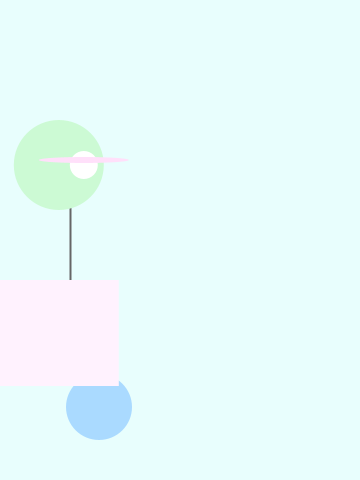
Frame 1 (no input)
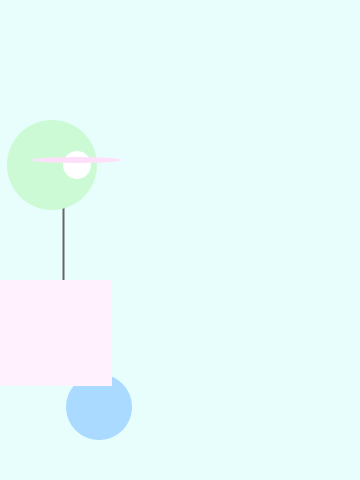
Frame 60 (the mouse pressed at the canvas centre just before this capture)
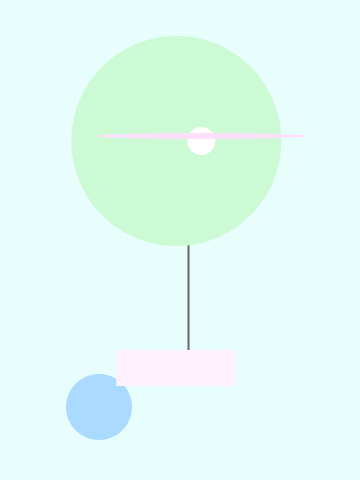
Frame 120 (the mouse held since frame 60 and released just before this capture)

The Processing sketch that drew these frames (run headless with seeded random() and noise(); from frame 60 on, the mouse is pressed at the canvas centre):

// Processing sketch: processing_13500
// ── processing_13500.pde


float x = 60; // X-coordinate
float y = 440; // Y-coordinate
int radius = 45; // Head Radius
int bodyHeight = 160; // Body Height
int neckHeight = 70; // Neck Height
float easing = 0.02;
void setup() {
size(360, 480);
smooth();
strokeWeight(2);
ellipseMode(RADIUS);
}
void draw() {
int targetX = mouseX;
x += (targetX - x) * easing;
if (mousePressed) {
neckHeight = radius++;
bodyHeight = 90;
} else {
neckHeight = 70;
bodyHeight = 160;
}
float ny = y - bodyHeight - neckHeight - radius;
background(232, 254, 253);

// Neck
stroke(102);
line(x+12, y-bodyHeight, x+12, ny);



// Body
noStroke();
fill(170, 218, 255);
ellipse(99, y-33, 33, 33);
fill(255, 242, 254);
rect(x-60, y-bodyHeight, 120, bodyHeight-54);

// Head
fill(204, 250, 212);
ellipse(x++, ny, radius, radius);
fill(255);
ellipse(x+24, ny++, 14, 14);
fill(255, 224, 250);
ellipse(x+24, ny-6, radius, 3);
}
